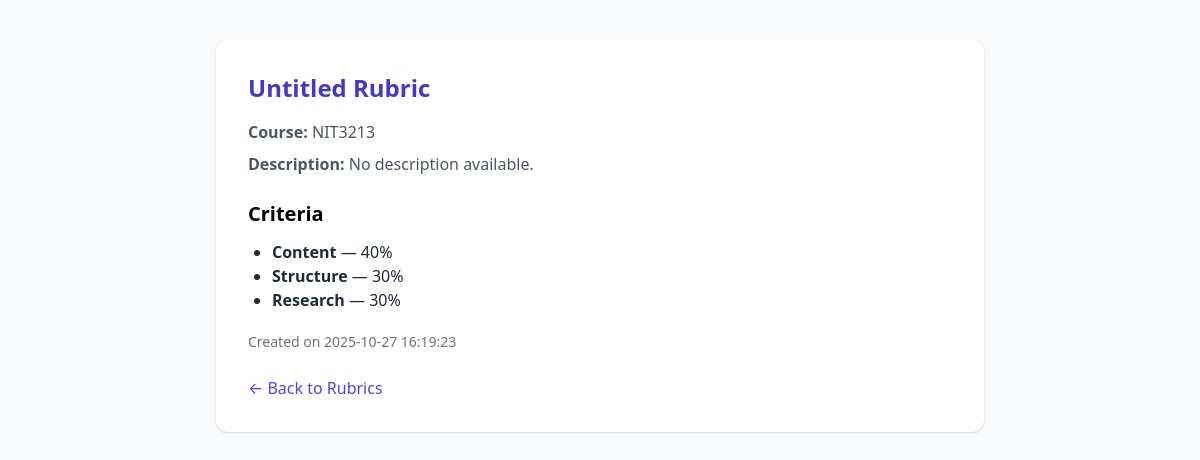
Page /rubric-details.php?id=4 on the committed database.
### tables this page shows
CREATE TABLE `rubrics` (
  `rubric_id` int(11) NOT NULL,
  `assignment_id` int(11) DEFAULT NULL,
  `title` varchar(255) NOT NULL,
  `description` text DEFAULT NULL,
  `criteria_json` longtext DEFAULT NULL CHECK (json_valid(`criteria_json`)),
  `created_by` int(11) NOT NULL,
  `created_at` datetime DEFAULT current_timestamp(),
  `course` varchar(50) DEFAULT NULL,
  `rubric_title` varchar(255) DEFAULT NULL
);

### rubric-details.php (the view, shortened to what this page needs)
<?php
require_once 'db.php';
$id = (int)$_GET['id'];
$stmt = $pdo->prepare("SELECT * FROM rubrics WHERE rubric_id = ?");
$stmt->execute([$id]);
$rubric = $stmt->fetch(PDO::FETCH_ASSOC);
?>
<!DOCTYPE html>
<html lang="en">
<head>
  <link href="https://cdn.jsdelivr.net/npm/tailwindcss@2.2.19/dist/tailwind.min.css" rel="stylesheet">
</head>
<body class="bg-gray-50">
  <div class="max-w-3xl mx-auto mt-10 bg-white p-8 rounded-xl shadow">
    <h1 class="text-2xl font-bold text-indigo-700 mb-4">
      <?= htmlspecialchars($rubric['title'] ?: 'Untitled Rubric') ?>
    </h1>
    <p class="text-gray-600 mb-2">
      <strong>Course:</strong> <?= htmlspecialchars($rubric['course'] ?: 'No Course') ?>
    </p>
    <p class="text-gray-600 mb-4">
      <strong>Description:</strong> <?= htmlspecialchars($rubric['description'] ?: 'No description available.') ?>
    </p>
    <h2 class="text-xl font-semibold mt-6 mb-3">Criteria</h2>
    <ul class="list-disc ml-6 text-gray-800">
      <?php
      $criteria = json_decode($rubric['criteria_json'], true);
      if ($criteria && is_array($criteria)) {
        foreach ($criteria as $criterion) {
          echo "<li><strong>" . htmlspecialchars($criterion['criterion']) . "</strong> — " . htmlspecialchars($criterion['weight']) . "%</li>";
        }
      } else {
        echo "<li><em>No criteria found.</em></li>";
      }
      ?>
    </ul>
    <p class="text-sm text-gray-500 mt-5">
      Created on <?= htmlspecialchars($rubric['created_at']) ?>
    </p>
    <a href="view-rubrics.php" class="mt-6 inline-block text-indigo-600 hover:underline">
      ← Back to Rubrics
    </a>
  </div>
</body>
</html>

### rows in the picture
rubrics: title "Untitled Rubric", course "NIT3213", description "No description available.", created_at "2025-10-27 16:19:23"

### other values in the picture
$criterion['criterion'] "Content"
$criterion['weight'] "40"
$criterion['criterion'] "Structure"
$criterion['weight'] "30"
$criterion['criterion'] "Research"
